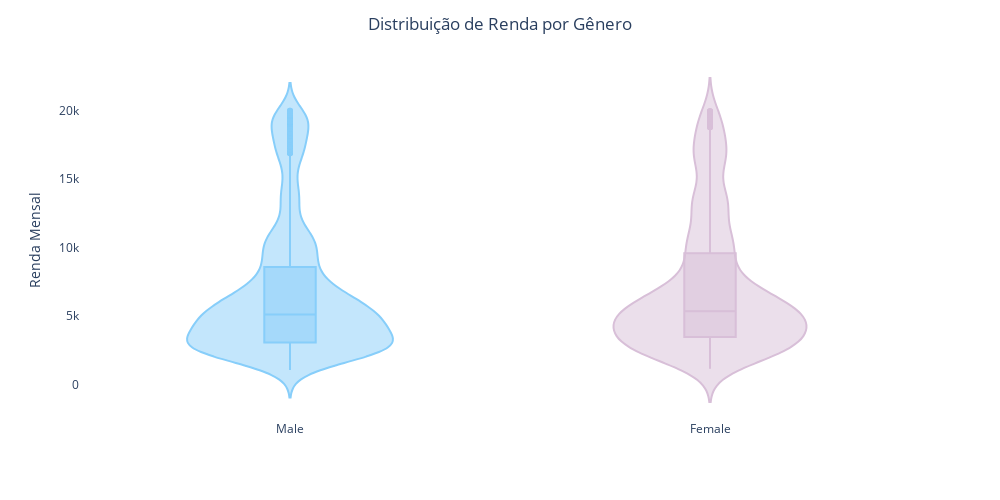

The notebook cell this image was saved under:
### Markdown cell above
A variação de salário médio apresenta uma crescida proporcional ao aumento do nível de educação.

### Code cell
# Violino e boxplots para a distribuição de Renda por Gênero
fig = px.violin(dados_funcionarios, 
             x='Gender', 
             y='MonthlyIncome', 
             color='Gender',
             color_discrete_map={'Male': 'lightskyblue', 'Female': 'thistle'},
             box=True) # boxplot dentro do violino

# Personalizando o layout do gráfico
fig.update_layout(
    title='Distribuição de Renda por Gênero',
    yaxis_title='Renda Mensal',
    xaxis_title='',
    plot_bgcolor='rgba(0,0,0,0)',
    width=1000, 
    height=500,
    title_x=0.5,
    showlegend=False)

# Exibindo o gráfico
fig.show()

### Figure 1 — Plotly figure (JSON) as saved in the notebook; plotly's stock layout.template omitted (floating-point values rounded to 4 significant figures; data arrays with more than 128 entries replaced by an {"elided": "..."} marker saying what was removed)
{"data": [{"alignmentgroup": "True", "box": {"visible": true}, "hovertemplate": "Gender=%{x}<br>MonthlyIncome=%{y}<extra></extra>", "legendgroup": "Male", "marker": {"color": "lightskyblue"}, "name": "Male", "offsetgroup": "Male", "orientation": "v", "scalegroup": "True", "showlegend": true, "type": "violin", "x": {"elided": "1442 str values"}, "x0": " ", "xaxis": "x", "y": {"elided": "1442 int values"}, "y0": " ", "yaxis": "y"}, {"alignmentgroup": "True", "box": {"visible": true}, "hovertemplate": "Gender=%{x}<br>MonthlyIncome=%{y}<extra></extra>", "legendgroup": "Female", "marker": {"color": "thistle"}, "name": "Female", "offsetgroup": "Female", "orientation": "v", "scalegroup": "True", "showlegend": true, "type": "violin", "x": {"elided": "991 str values"}, "x0": " ", "xaxis": "x", "y": {"elided": "991 int values"}, "y0": " ", "yaxis": "y"}], "layout": {"height": 500, "legend": {"title": {"text": "Gender"}, "tracegroupgap": 0}, "margin": {"t": 60}, "plot_bgcolor": "rgba(0,0,0,0)", "showlegend": false, "title": {"text": "Distribuição de Renda por Gênero", "x": 0.5}, "violinmode": "overlay", "width": 1000, "xaxis": {"anchor": "y", "categoryarray": ["Male", "Female"], "categoryorder": "array", "domain": [0, 1], "title": {"text": ""}}, "yaxis": {"anchor": "x", "domain": [0, 1], "title": {"text": "Renda Mensal"}}}}
